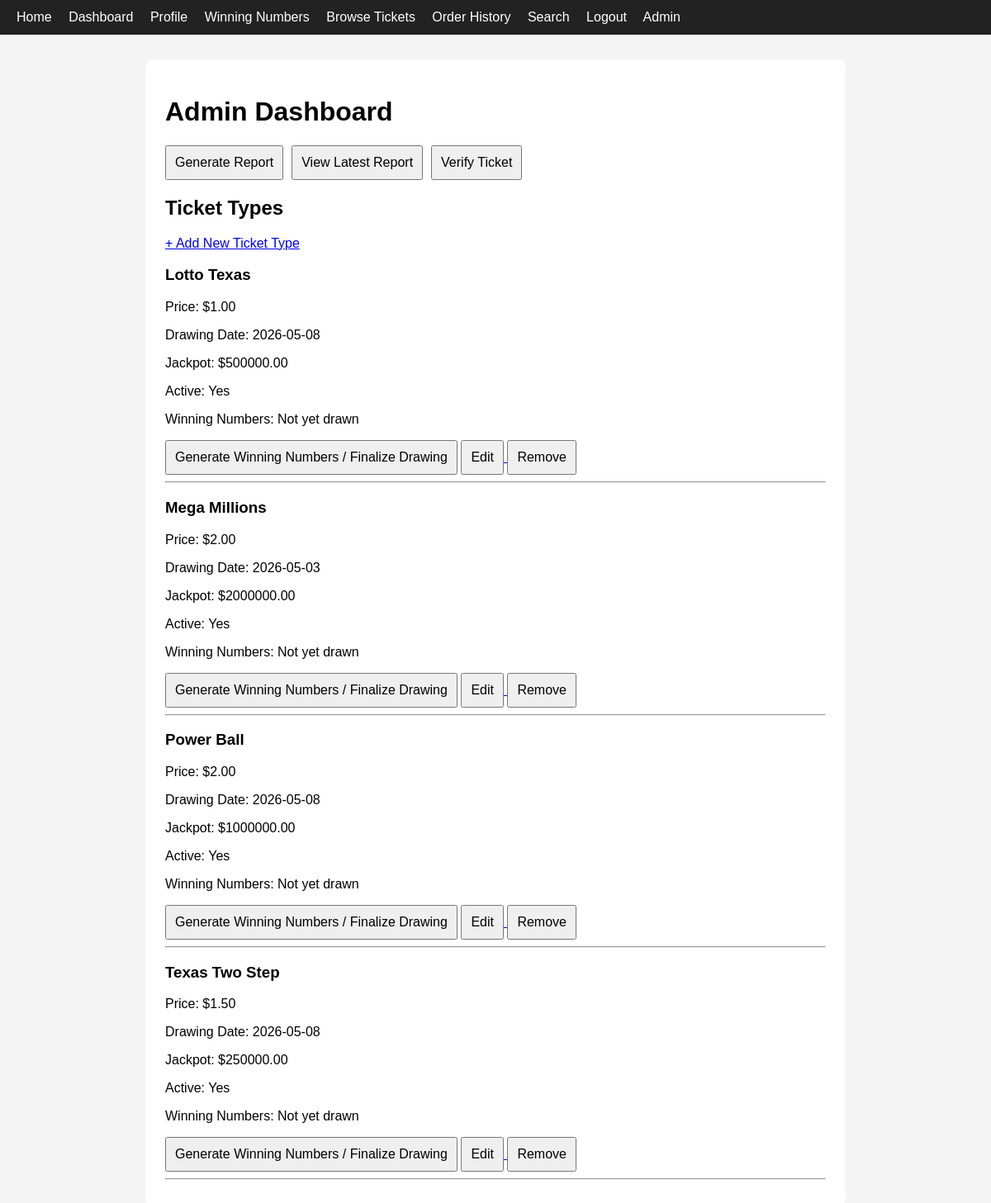
The page /admin (signed in) on the database its author committed.
### tables this page shows
CREATE TABLE ticket_types (
    id INTEGER PRIMARY KEY AUTOINCREMENT,
    game_name TEXT NOT NULL,
    price REAL NOT NULL,
    drawing_date TEXT NOT NULL,
    prize_amount REAL NOT NULL,
    winning_numbers TEXT,
    is_active INTEGER NOT NULL DEFAULT 1
);

### app.py (the view)
@app.route("/admin")
@login_required
@admin_required
def admin_dashboard():
    db = get_db()
    tickets = db.execute("""
        SELECT * FROM ticket_types
        WHERE is_active = 1
        ORDER BY game_name, drawing_date
    """).fetchall()
    completed_tickets = db.execute("""
        SELECT * FROM ticket_types
        WHERE is_active = 0
        AND winning_numbers IS NOT NULL
        ORDER BY drawing_date DESC
    """).fetchall()
    return render_template("admin.html", tickets=tickets, completed_tickets=completed_tickets)

### app.py (called while the page is built)
def get_db():
    if "db" not in g:
        g.db = sqlite3.connect(DATABASE)
        g.db.row_factory = sqlite3.Row
    return g.db

def login_required(view):
    @wraps(view)
    def wrapped_view(*args, **kwargs):
        if "user_id" not in session:
            flash("Please log in first.")
            return redirect(url_for("login"))
        return view(*args, **kwargs)
    return wrapped_view

def admin_required(view):
    @wraps(view)
    def wrapped_view(*args, **kwargs):
        if session.get("role") != "admin":
            flash("Admin access required.")
            return redirect(url_for("dashboard"))
        return view(*args, **kwargs)
    return wrapped_view

### templates/admin.html (shortened to what this page needs)
{% extends "base.html" %}
{% block content %}
<h1>Admin Dashboard</h1>
<div style="margin: 16px 0; display: flex; gap: 10px;">
    <form method="POST" action="{{ url_for('generate_report') }}" style="display:inline;">
        <button type="submit">Generate Report</button>
    </form>
    <a href="{{ url_for('view_report') }}">
        <button type="button">View Latest Report</button>
    </a>
    <a href="{{ url_for('verify_ticket') }}">
        <button type="button">Verify Ticket</button>
    </a>
</div>
<h2>Ticket Types</h2>
<a href="{{ url_for('add_ticket') }}">+ Add New Ticket Type</a>
{% for t in tickets %}
    <div>
        <h3>{{ t.game_name }}</h3>
        <p>Price: ${{ "%.2f"|format(t.price) }}</p>
        <p>Drawing Date: {{ t.drawing_date }}</p>
        <p>Jackpot: ${{ "%.2f"|format(t.prize_amount) }}</p>
        <p>Active: {{ 'Yes' if t.is_active else 'No' }}</p>
        <p>Winning Numbers: {{ t.winning_numbers or 'Not yet drawn' }}</p>
        <form method="POST" action="{{ url_for('finalize_drawing', ticket_type_id=t.id) }}" style="display:inline;">
            <button type="submit" onclick="return confirm('Generate winning numbers and finalize drawing for {{ t.game_name }}?');">
                Generate Winning Numbers / Finalize Drawing
            </button>
        </form>
        <a href="{{ url_for('edit_ticket', ticket_id=t.id) }}">
            <button type="button">Edit</button>
        </a>
        <form method="POST" action="{{ url_for('delete_ticket', ticket_id=t.id) }}" style="display:inline;">
            <button type="submit" onclick="return confirm('Deactivate this ticket?');">
                Remove
            </button>
        </form>
    </div>
    <hr>
{% endfor %}
{% endblock %}

### static/style.css (style rules this page uses)
body { font-family: Arial, sans-serif; margin: 0; background: #f4f4f4; }
form { display: flex; flex-direction: column; gap: 10px; }
input, button { padding: 10px; font-size: 16px; }
button { cursor: pointer; }

### rows shown on the page
ticket_types: game_name "Lotto Texas", price "1.00", drawing_date "2026-05-08", prize_amount "500000.00", is_active "Yes", winning_numbers "Not yet drawn"
ticket_types: game_name "Mega Millions", price "2.00", drawing_date "2026-05-03", prize_amount "2000000.00", is_active "Yes", winning_numbers "Not yet drawn"
ticket_types: game_name "Power Ball", price "2.00", drawing_date "2026-05-08", prize_amount "1000000.00", is_active "Yes", winning_numbers "Not yet drawn"
ticket_types: game_name "Texas Two Step", price "1.50", drawing_date "2026-05-08", prize_amount "250000.00", is_active "Yes", winning_numbers "Not yet drawn"
